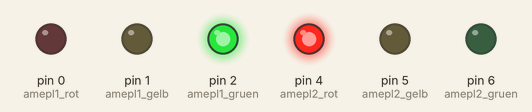
Simulated run of this sketch. Board: Arduino Uno, built with avr-gcc and run on an emulated ATmega328P. On the bench: output pins drawn as LEDs (lit = HIGH).

Above: at 0.1 s.
At 20.1 s:
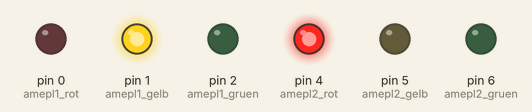
At 24.1 s:
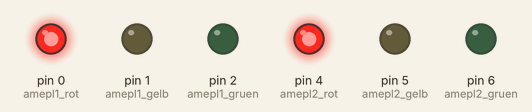
At 26.1 s:
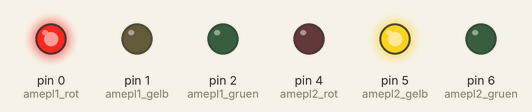
At 30.1 s:
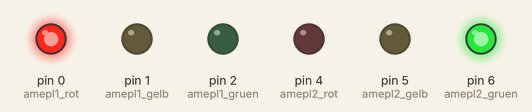
Timing chart, 0 to 31.6 s (numbered marks = the images above):
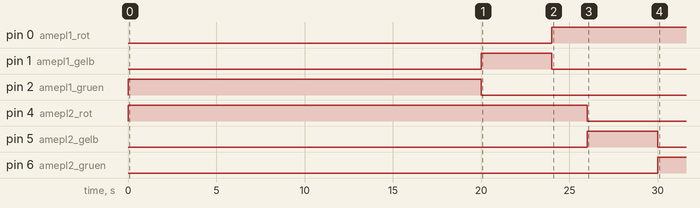

Measured:
- by itself, pin 0 (amepl1_rot): LOW → HIGH at 24.0 s
- by itself, pin 1 (amepl1_gelb): LOW → HIGH at 20.0 s, → LOW 4.0 s later
- by itself, pin 2 (amepl1_gruen): LOW → HIGH at 0.00 s, → LOW 20.0 s later
- by itself, pin 4 (amepl2_rot): LOW → HIGH at 0.00 s, → LOW 26.0 s later
- by itself, pin 5 (amepl2_gelb): LOW → HIGH at 26.0 s, → LOW 4.0 s later
- by itself, pin 6 (amepl2_gruen): LOW → HIGH at 30.0 s

The sketch:

ampel_jamie_schnell.ino
```cpp
 /* Steuerung Ampel für Jamie
 *  Pinbelegung:
 *  D0:        rote LED von Ampel 1
 *  D1:        gelbe LED von Ampel 1
 *  D2:        gruene LED von Ampel 1
 *  D4:        rote LED von Ampel 2
 *  D5:        gelbe LED von Ampel 2
 *  D6:        gruene LED von Ampel 2

 */


int amepl1_rot   = 0;  // Pin 3 des Arduino wird zur Ansteuerung der roten LED der 1. Ampel verwendet
int amepl1_gelb  = 1;  // Pin 4 des Arduino wird zur Ansteuerung der gelben LED der 1. Ampel verwendet
int amepl1_gruen = 2;  // Pin 5 des Arduino wird zur Ansteuerung der gruenen LED der 1. Ampel verwendet

int amepl2_rot   = 4;  // Pin 3 des Arduino wird zur Ansteuerung der roten LED der 2. Ampel verwendet
int amepl2_gelb  = 5;  // Pin 4 des Arduino wird zur Ansteuerung der gelben LED der 2. Ampel verwendet
int amepl2_gruen = 6;  // Pin 5 des Arduino wird zur Ansteuerung der gruenen LED der 2. Ampel verwendet

void setup()
{
  pinMode(amepl1_rot, OUTPUT);
  pinMode(amepl1_gelb, OUTPUT);
  pinMode(amepl1_gruen, OUTPUT);
  pinMode(amepl2_rot, OUTPUT);
  pinMode(amepl2_gelb, OUTPUT);
  pinMode(amepl2_gruen, OUTPUT);
}


void loop()
{
  // Ampel 1 auf Grün Ampel 2 auf rot
  digitalWrite(amepl1_rot, LOW);
  digitalWrite(amepl1_gelb, LOW);
  digitalWrite(amepl1_gruen, HIGH);
  digitalWrite(amepl2_rot, HIGH);
  digitalWrite(amepl2_gelb, LOW);
  digitalWrite(amepl2_gruen, LOW);

  delay(20000);

  // Ampel 2 auf Grün Ampel 1 auf rot

// gelbe Phase für 2 Sekunden nach rot Ampel 1
  digitalWrite(amepl1_rot, LOW);
  digitalWrite(amepl1_gelb, HIGH);
  digitalWrite(amepl1_gruen, LOW);
  delay(4000);
  // auf rot schalten
  digitalWrite(amepl1_rot, HIGH);
  digitalWrite(amepl1_gelb, LOW);
  digitalWrite(amepl1_gruen, LOW);

delay(2000);
// gelbe Phase für 2 Sekunden nach Gruen Ampel 2

digitalWrite(amepl2_rot, LOW);
digitalWrite(amepl2_gelb, HIGH);
digitalWrite(amepl2_gruen, LOW);
  delay(4000);
//auf Gruen schalten
digitalWrite(amepl2_rot, LOW);
digitalWrite(amepl2_gelb, LOW);
digitalWrite(amepl2_gruen, HIGH);


delay(20000);

// gelbe Phase für 2 Sekunden nach rot Ampel 2

digitalWrite(amepl2_rot, LOW);
digitalWrite(amepl2_gelb, HIGH);
digitalWrite(amepl2_gruen, LOW);
delay(4000);

// auf rot schalten
digitalWrite(amepl2_rot, HIGH);
digitalWrite(amepl2_gelb, LOW);
digitalWrite(amepl2_gruen, LOW);

// gelbe Phase für 2 Sekunden nach Gruen Ampel 1

digitalWrite(amepl1_rot, LOW);
digitalWrite(amepl1_gelb, HIGH);
digitalWrite(amepl1_gruen, LOW);
delay(4000);


}
```
